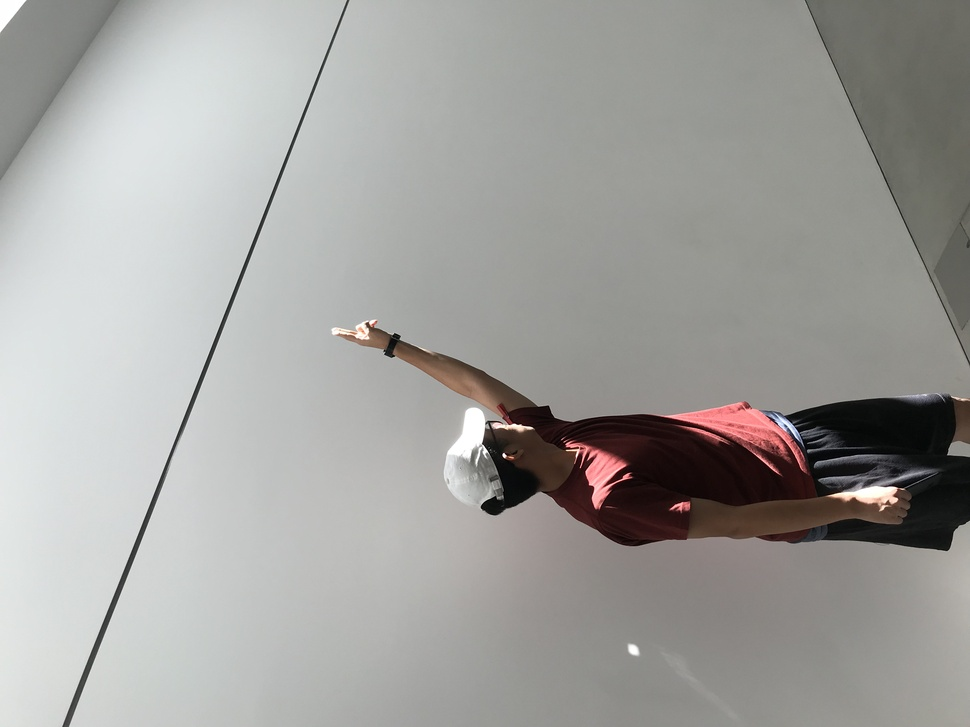
%> input picture exp.jpg, 970 x 727 px, shrunk from 4032 x 3024 before the run
$ octave imageSharpening.m   (GNU Octave 9; MATLAB toolbox functions it lacks are replaced by stand-ins)
%> lines starting %> are read from the running program, lines starting %| are printed output that depends on the picture
clear all;
clc;
% The example is using Sobel or Robert
sobel_h = [-1 -2 -1 ; 0 0 0 ; 1 2 1 ];
sobel_v = [-1 0 1; -2 0 2; -1 0 1];

% Robert1 = [1 0; 0 -1];
% Robert2 = Robert1';

image = imread('exp.jpg');
%> image is the input picture: size 727x970x3 uint8; mean R, G, B 161.1, 160.3, 157.5
image = rgb2gray(image);
%> image: size 727x970 uint8
myEdge(image,sobel_v,sobel_h);

%% Put the code below into a extra new file, and name it myEdge.m to run the code above.

function [outImage] = myEdge(inImage,inOperator1,inOperator2)
%> called with inOperator1 = [-1 0 1; -2 0 2; -1 0 1], inOperator2 = [-1 -2 -1; 0 0 0; 1 2 1]
tempImage = double(inImage)/255;
t1 = conv2(double(tempImage),double(inOperator1),'same');
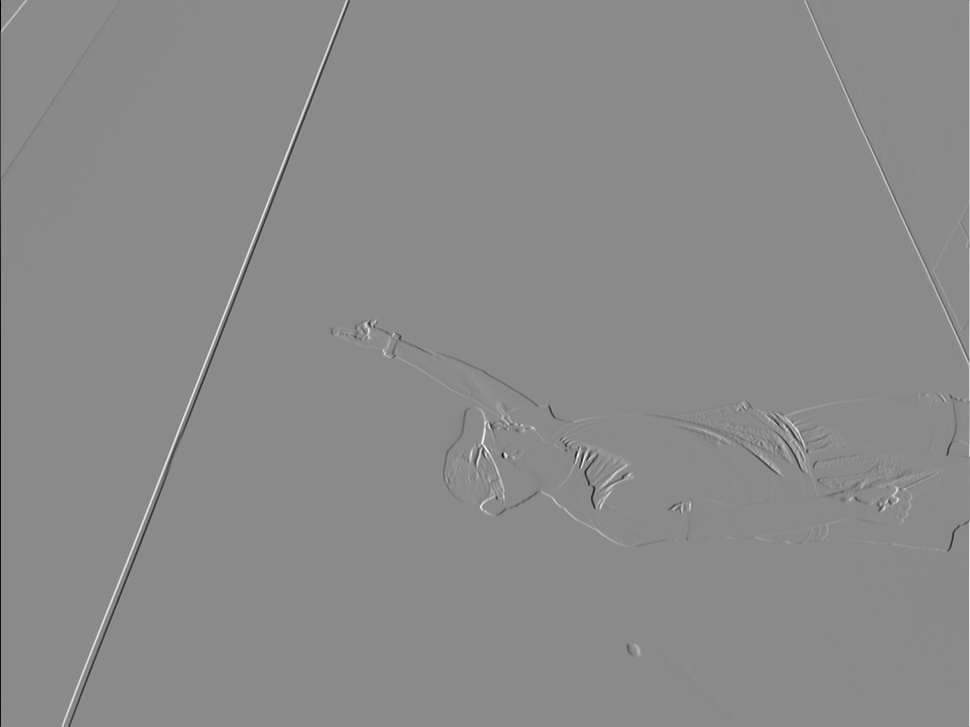
%> t1: size 727x970 double; min -4, max 3.36, mean 0.00145; drawn with min black and max white
t2 = conv2(double(tempImage),double(inOperator2),'same');
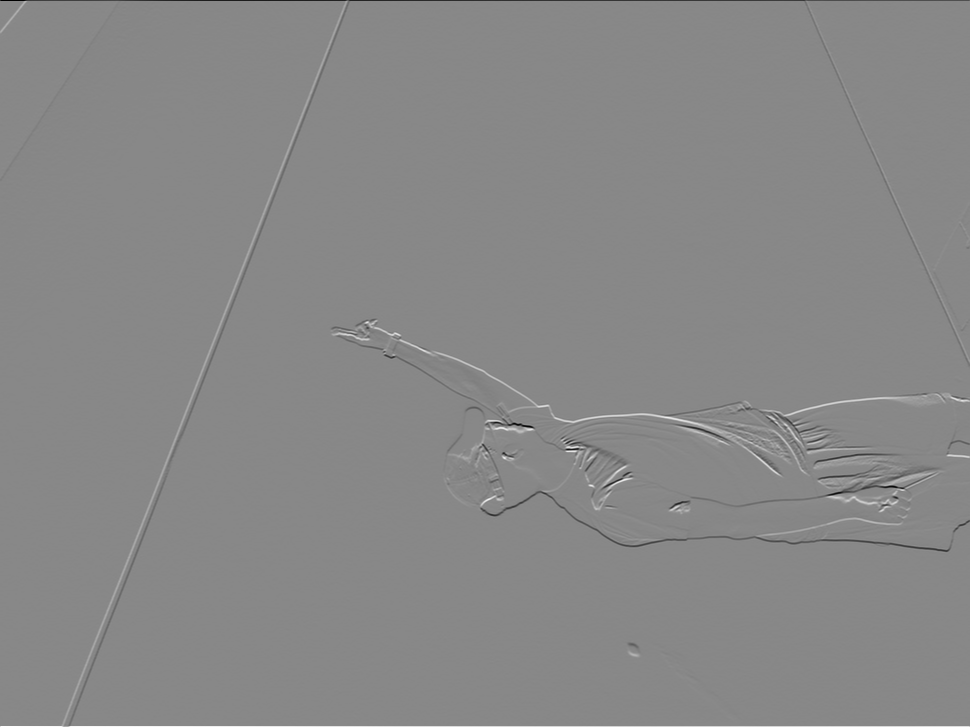
%> t2: size 727x970 double; min -4, max 3.5, mean -0.000201; drawn with min black and max white
outImage = abs(t1)+abs(t2);
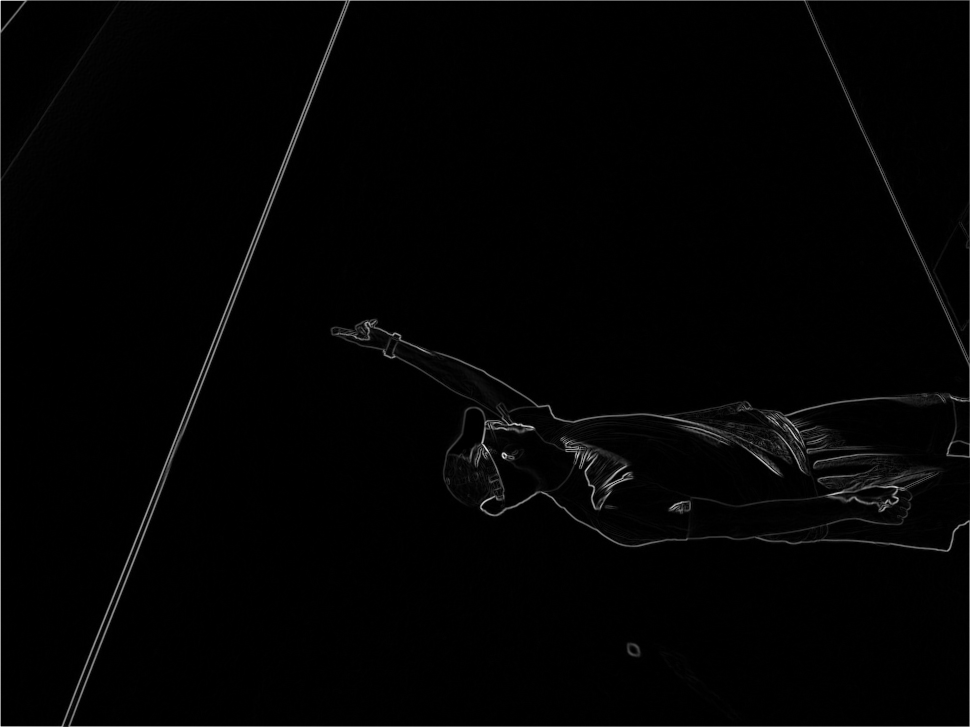
%> outImage: size 727x970 double; min 0, max 5.98, mean 0.0803; drawn with min black and max white
outImage = (outImage-min(outImage(:)))/(max(outImage(:))-min(outImage(:)));
imshow(outImage);
end
